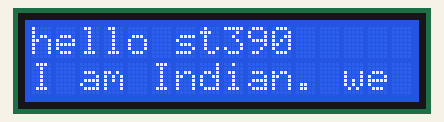
Bench run of a sketch on a simulated Arduino Uno, built with avr-gcc and run on an emulated ATmega328P. Shown: 16×2 character LCD.

Above: at 0.16 s.
At 0.77 s:
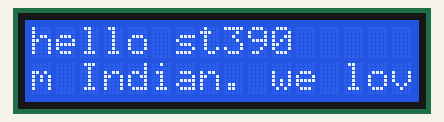
At 1.58 s:
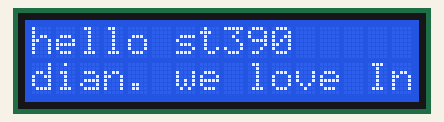
At 2.99 s:
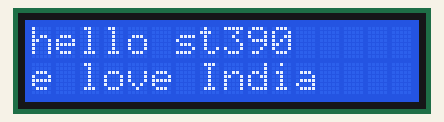
At 4.41 s:
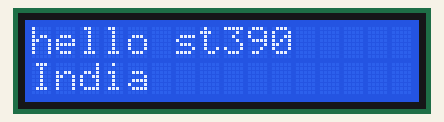
At 6.03 s:
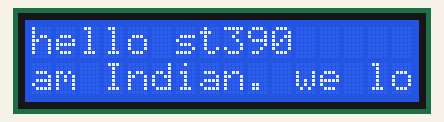

Measured:
- by itself, everything shown: repeats every 5.5 s, in 27 steps

The sketch:

LCD.ino
```cpp
#include<LiquidCrystal.h>
int rs=7 , e=6, d4=5,d5=4,d6=3,d7=2;
LiquidCrystal lcd(rs, e, d4,d5,d6,d7);

void setup() {
  lcd.begin(16,2);
  lcd.print("hello st390");
}
char arr[]="I am Indian. we love India";
void loop() {
  for (int k=0;k<sizeof(arr);k++){
    lcd.setCursor(0,1);
    for (int i=k;i<k+16; i++)
      lcd.print(arr[i]);
    delay(200);
  }


}

//  version 1
//  lcd.setCursor(0,1);
//  for (int i=0;i<16; i++)
//    lcd.print(arr[i]);
//  delay(1000);
//  lcd.setCursor(0,1);
//  for (int i=1;i<17; i++)
//    lcd.print(arr[i]);
//  delay(1000);
//  lcd.setCursor(0,1);
//  for (int i=2;i<18; i++)
//    lcd.print(arr[i]);
//  delay(1000);
```
